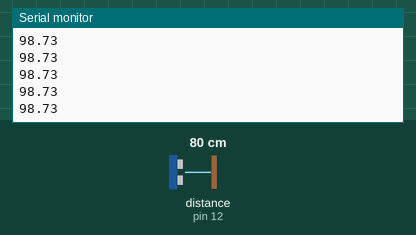
Bench run of a sketch on a simulated Arduino Uno, built with avr-gcc and run on an emulated ATmega328P. Parts: the last lines printed to the serial monitor. Wiring (inferred from the names in the program): ultrasonic range finder: trigger pin 11; echo pin 12. The test bench sets the inputs (shaded band); at power-on: distance to the obstacle (sensor on pin 12) 80 cm. The echo pulse lasts 58.3 µs per cm.

Above: at 1.2 s.
1.3 s: distance to the obstacle (sensor on pin 12) set to 2 cm
At 1.8 s:
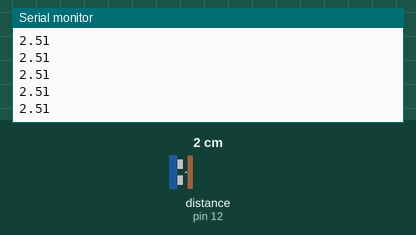
2.8 s: distance to the obstacle (sensor on pin 12) set to 4 cm
At 3.5 s:
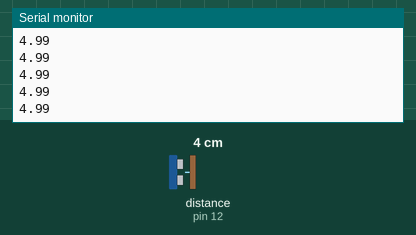
Timing chart, 0 to 5.8 s (numbered marks = the images above; inputs shaded):
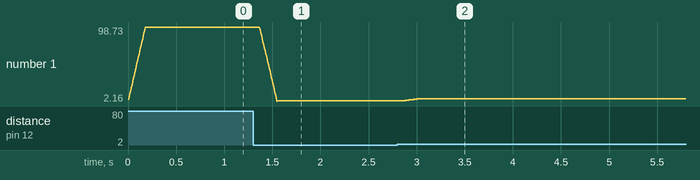

The sketch:

ultrasonic_sensor_test.ino
```cpp
  const int trigPin = 11;
  const int echoPin = 12;
  long duration;
  float distance_list[25];
  int i = 0;
  float average_distance;
  // defines variables
  int distance;
  void setup() {
    pinMode(trigPin, OUTPUT); // Sets the trigPin as an Output
    pinMode(echoPin, INPUT); // Sets the echoPin as an Input
    Serial.begin(9600); // Starts the serial communication
    Serial.println("Begin");
  }
  void loop() {
    // Clears the trigPin
    digitalWrite(trigPin, LOW);
    delayMicroseconds(2);
    // Sets the trigPin on HIGH state for 10 micro seconds
    digitalWrite(trigPin, HIGH);
    delayMicroseconds(10);
    digitalWrite(trigPin, LOW);
    // Reads the echoPin, returns the sound wave travel time in microseconds
    duration = pulseIn(echoPin, HIGH);

    if(duration <5000){
    // Calculating the distance
      distance_list[i] = duration * 0.0408 / 2;//velocity subject to change
      // Prints the distance on the Serial Monitor
      //Serial.print("Distance: ");
      for(int j = 0; j <25; j++){
        average_distance += distance_list[j];
      }

      average_distance = average_distance /25;

    }
      Serial.println(average_distance);
      i = (i+1)%25;
  }
```

Measured:
- after the input at 1.3 s, the serial monitor: prints a new line after 0.07 s (image 1)
- after the input at 2.8 s, the serial monitor: prints a new line after 0.07 s (image 2)
- plotted number 1: 98.73 → 2.51 after the input at 1.3 s, 2.51 → 4.99 after the input at 2.8 s
